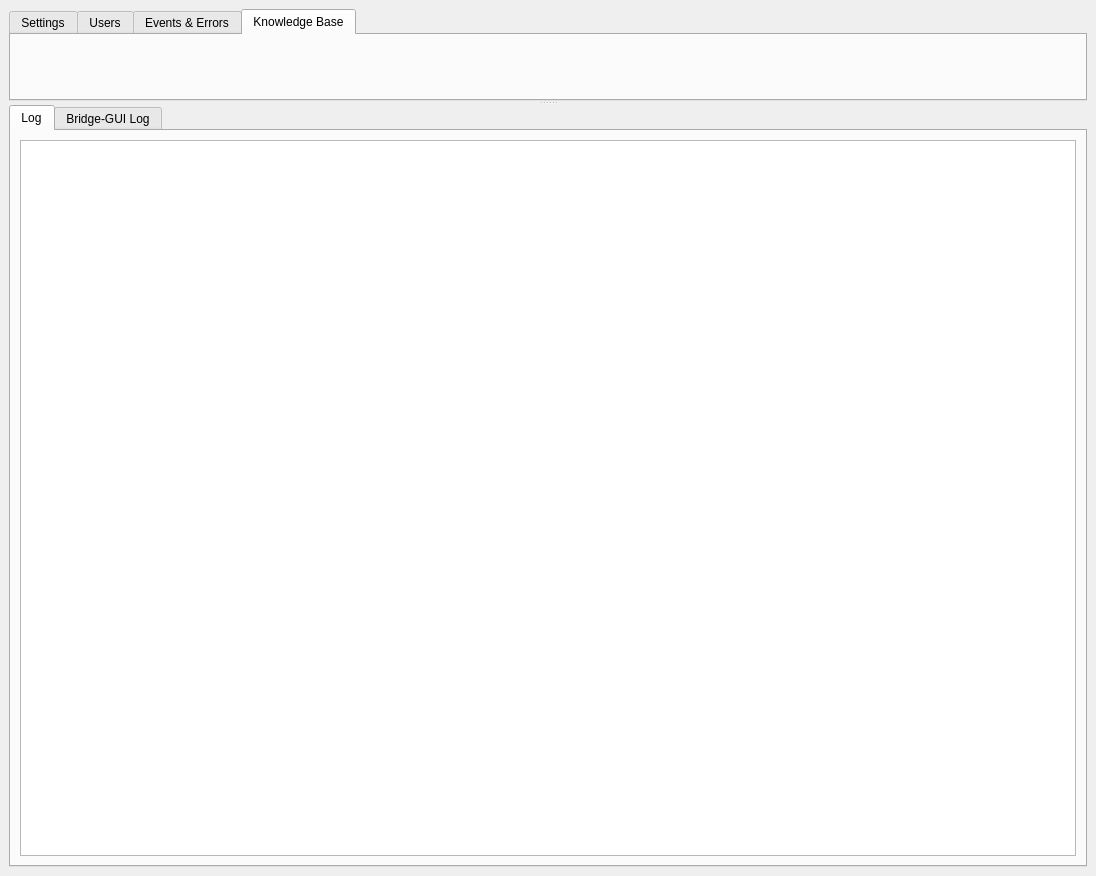
<?xml version="1.0" encoding="UTF-8"?>
<ui version="4.0">
 <class>MainWindow</class>
 <widget class="QMainWindow" name="MainWindow">
  <property name="geometry">
   <rect>
    <x>0</x>
    <y>0</y>
    <width>1096</width>
    <height>876</height>
   </rect>
  </property>
  <property name="windowTitle">
   <string>MainWindow</string>
  </property>
  <widget class="QWidget" name="centralWidget">
   <layout class="QVBoxLayout" name="verticalLayout_2">
    <item>
     <widget class="QSplitter" name="splitter">
      <property name="orientation">
       <enum>Qt::Vertical</enum>
      </property>
      <widget class="QTabWidget" name="tabTop">
       <property name="currentIndex">
        <number>3</number>
       </property>
       <widget class="SettingsTab" name="settingsTab">
        <attribute name="title">
         <string>Settings</string>
        </attribute>
       </widget>
       <widget class="UsersTab" name="usersTab">
        <attribute name="title">
         <string>Users</string>
        </attribute>
       </widget>
       <widget class="EventsTab" name="eventsTab">
        <attribute name="title">
         <string>Events &amp;&amp; Errors</string>
        </attribute>
       </widget>
       <widget class="KnowledgeBaseTab" name="knowledgeBaseTab">
        <attribute name="title">
         <string>Knowledge Base</string>
        </attribute>
       </widget>
      </widget>
      <widget class="QTabWidget" name="tabBottom">
       <property name="currentIndex">
        <number>0</number>
       </property>
       <widget class="QWidget" name="tabLog">
        <attribute name="title">
         <string>Log</string>
        </attribute>
        <layout class="QVBoxLayout" name="verticalLayout">
         <item>
          <widget class="QPlainTextEdit" name="editLog">
           <property name="font">
            <font>
             <family>Monaco</family>
            </font>
           </property>
           <property name="readOnly">
            <bool>true</bool>
           </property>
          </widget>
         </item>
        </layout>
       </widget>
       <widget class="QWidget" name="tabBridgeGUILog">
        <attribute name="title">
         <string>Bridge-GUI Log</string>
        </attribute>
        <layout class="QVBoxLayout" name="verticalLayout_3">
         <item>
          <widget class="QPlainTextEdit" name="editBridgeGUILog">
           <property name="font">
            <font>
             <family>Monaco</family>
            </font>
           </property>
           <property name="readOnly">
            <bool>true</bool>
           </property>
          </widget>
         </item>
        </layout>
       </widget>
      </widget>
     </widget>
    </item>
   </layout>
  </widget>
 </widget>
 <customwidgets>
  <customwidget>
   <class>SettingsTab</class>
   <extends>QWidget</extends>
   <header>Tabs/SettingsTab.h</header>
   <container>1</container>
  </customwidget>
  <customwidget>
   <class>UsersTab</class>
   <extends>QWidget</extends>
   <header>Tabs/UsersTab.h</header>
   <container>1</container>
  </customwidget>
  <customwidget>
   <class>EventsTab</class>
   <extends>QWidget</extends>
   <header>Tabs/EventsTab.h</header>
   <container>1</container>
  </customwidget>
  <customwidget>
   <class>KnowledgeBaseTab</class>
   <extends>QWidget</extends>
   <header>Tabs/KnowledgeBaseTab.h</header>
   <container>1</container>
  </customwidget>
 </customwidgets>
 <resources/>
 <connections/>
</ui>
